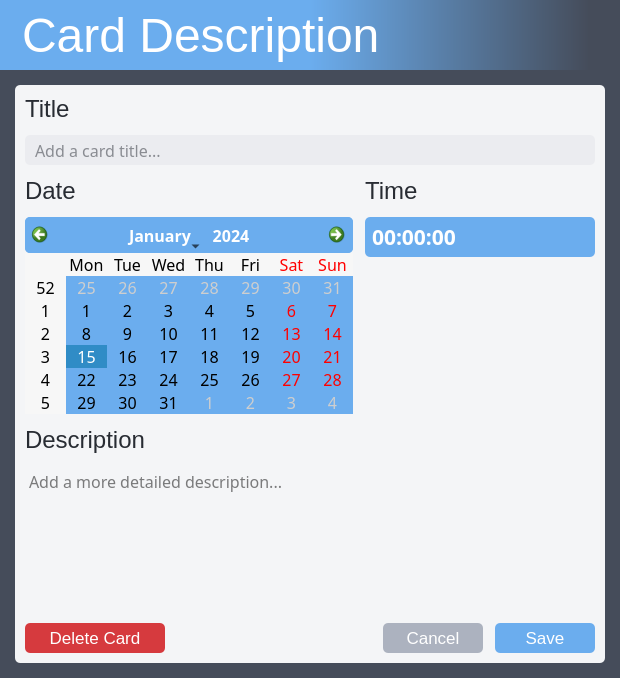
<?xml version="1.0" encoding="UTF-8"?>
<ui version="4.0">
 <class>CardWindow</class>
 <widget class="QMainWindow" name="CardWindow">
  <property name="geometry">
   <rect>
    <x>0</x>
    <y>0</y>
    <width>620</width>
    <height>678</height>
   </rect>
  </property>
  <property name="windowTitle">
   <string>Card Description</string>
  </property>
  <property name="windowIcon">
   <iconset>
    <normaloff>:/img/resources/img/icon.png</normaloff>:/img/resources/img/icon.png</iconset>
  </property>
  <property name="styleSheet">
   <string notr="true">background-color: #454c5a;</string>
  </property>
  <property name="iconSize">
   <size>
    <width>128</width>
    <height>128</height>
   </size>
  </property>
  <widget class="QWidget" name="centralwidget">
   <layout class="QVBoxLayout" name="verticalLayout_3">
    <property name="spacing">
     <number>0</number>
    </property>
    <property name="leftMargin">
     <number>0</number>
    </property>
    <property name="topMargin">
     <number>0</number>
    </property>
    <property name="rightMargin">
     <number>0</number>
    </property>
    <property name="bottomMargin">
     <number>0</number>
    </property>
    <item>
     <widget class="QLabel" name="label_card_desc">
      <property name="sizePolicy">
       <sizepolicy hsizetype="Preferred" vsizetype="Fixed">
        <horstretch>0</horstretch>
        <verstretch>0</verstretch>
       </sizepolicy>
      </property>
      <property name="minimumSize">
       <size>
        <width>0</width>
        <height>70</height>
       </size>
      </property>
      <property name="font">
       <font>
        <family>Arimo</family>
        <pointsize>36</pointsize>
       </font>
      </property>
      <property name="styleSheet">
       <string notr="true">background-color: qlineargradient(spread:pad, x1:0.5, y1:0.5, x2:0.95, y2:0.5, stop:0 rgba(107, 173, 238, 255), stop:1 rgba(69, 76, 90, 255));
color: #ffffff;
padding: 0 0 0 10px;</string>
      </property>
      <property name="text">
       <string>Card Description</string>
      </property>
      <property name="margin">
       <number>10</number>
      </property>
     </widget>
    </item>
    <item>
     <widget class="QWidget" name="widget" native="true">
      <layout class="QVBoxLayout" name="verticalLayout_7">
       <property name="leftMargin">
        <number>15</number>
       </property>
       <property name="topMargin">
        <number>15</number>
       </property>
       <property name="rightMargin">
        <number>15</number>
       </property>
       <property name="bottomMargin">
        <number>15</number>
       </property>
       <item>
        <widget class="QWidget" name="widget" native="true">
         <property name="styleSheet">
          <string notr="true">background-color: #f4f5f7;
border-radius: 5px;</string>
         </property>
         <layout class="QVBoxLayout" name="verticalLayout">
          <property name="spacing">
           <number>12</number>
          </property>
          <property name="leftMargin">
           <number>10</number>
          </property>
          <property name="topMargin">
           <number>10</number>
          </property>
          <property name="rightMargin">
           <number>10</number>
          </property>
          <property name="bottomMargin">
           <number>10</number>
          </property>
          <item>
           <widget class="QLabel" name="label_title">
            <property name="font">
             <font>
              <family>Arimo</family>
              <pointsize>18</pointsize>
              <bold>false</bold>
             </font>
            </property>
            <property name="styleSheet">
             <string notr="true">color: #282c33;</string>
            </property>
            <property name="text">
             <string>Title</string>
            </property>
            <property name="wordWrap">
             <bool>true</bool>
            </property>
           </widget>
          </item>
          <item>
           <widget class="QLineEdit" name="lineEdit_title">
            <property name="minimumSize">
             <size>
              <width>0</width>
              <height>30</height>
             </size>
            </property>
            <property name="font">
             <font>
              <family>Noto Sans</family>
              <pointsize>12</pointsize>
             </font>
            </property>
            <property name="styleSheet">
             <string notr="true">QLineEdit {
	background-color: #ebecf0;
	color: #282c33;
	border-radius: 5px;
	padding: 0 8px 0 8px
}

QLineEdit:focus {
	background-color: #ffffff;
	border-color: #6badee;
	border-width: 1.5px;
	border-style: solid;
	padding: 0 6px 0 6px
}

QTextEdit QMenu::item:selected {
	background-color: #6badee;
	color: #ffffff;
}
</string>
            </property>
            <property name="text">
             <string/>
            </property>
            <property name="readOnly">
             <bool>false</bool>
            </property>
            <property name="placeholderText">
             <string>Add a card title...</string>
            </property>
           </widget>
          </item>
          <item>
           <layout class="QHBoxLayout" name="horizontalLayout_2">
            <item>
             <layout class="QVBoxLayout" name="verticalLayout_4">
              <item>
               <widget class="QLabel" name="label_date">
                <property name="font">
                 <font>
                  <family>Arimo</family>
                  <pointsize>18</pointsize>
                  <bold>false</bold>
                 </font>
                </property>
                <property name="styleSheet">
                 <string notr="true">color: #282c33;</string>
                </property>
                <property name="text">
                 <string>Date</string>
                </property>
                <property name="wordWrap">
                 <bool>true</bool>
                </property>
               </widget>
              </item>
              <item>
               <widget class="QCalendarWidget" name="calendarWidget">
                <property name="font">
                 <font>
                  <family>Noto Sans</family>
                  <pointsize>12</pointsize>
                 </font>
                </property>
                <property name="cursor">
                 <cursorShape>PointingHandCursor</cursorShape>
                </property>
                <property name="focusPolicy">
                 <enum>Qt::TabFocus</enum>
                </property>
                <property name="styleSheet">
                 <string notr="true">QCalendarWidget QWidget {
	background-color: #6badee;
}

QCalendarWidget QAbstractItemView:!enabled {
	color: #cecece
}

QCalendarWidget QAbstractItemView:enabled {
	color: #000000
}

QCalendarWidget QToolButton {
	padding: 5px;
}

QCalendarWidget QMenu {
	background-color: #f5f5f5;
	border: none;
	padding: 2px;
	margin: 0px;
	font-size: 14px;
}

QCalendarWidget QMenu::item {
	padding: 5px;
}

QCalendarWidget QMenu::item:selected {
	background-color: #007bff;
	color: #ffffff;
}

QCalendarWidget QToolButton {
	icon-size: 18px;
}

QCalendarWidget QToolButton#qt_calendar_prevmonth {
	qproperty-icon: url(:/img/resources/img/left-arrow.png);
}

QCalendarWidget QToolButton#qt_calendar_nextmonth {
	qproperty-icon: url(:/img/resources/img/right-arrow.png);
}

QCalendarWidget QToolButton:pressed {
	background-color: #007bff;
}

QCalendarWidget QSpinBox {
	border: none;
	color: #000000;
}

QCalendarWidget QSpinBox::up-button,
QCalendarWidget QSpinBox::down-button {
	border-radius: 5px;
}

QCalendarWidget QSpinBox::up-arrow {
	image: url(:/img/resources/img/up-arrow.png);
	width: 10px;
	height: 10px
}

QCalendarWidget QSpinBox::down-arrow {
	image: url(:/img/resources/img/down-arrow.png);
	width: 10px;
	height: 10px
}

QCalendarWidget QSpinBox::up-arrow:pressed,
QCalendarWidget QSpinBox::down-arrow:pressed {
	width: 7px;
	height: 7px;
}
</string>
                </property>
                <property name="gridVisible">
                 <bool>false</bool>
                </property>
               </widget>
              </item>
             </layout>
            </item>
            <item>
             <layout class="QVBoxLayout" name="verticalLayout_2">
              <item>
               <widget class="QLabel" name="label_time">
                <property name="font">
                 <font>
                  <family>Arimo</family>
                  <pointsize>18</pointsize>
                  <bold>false</bold>
                 </font>
                </property>
                <property name="styleSheet">
                 <string notr="true">color: #282c33;</string>
                </property>
                <property name="text">
                 <string>Time</string>
                </property>
                <property name="wordWrap">
                 <bool>true</bool>
                </property>
               </widget>
              </item>
              <item>
               <widget class="QTimeEdit" name="timeEdit">
                <property name="minimumSize">
                 <size>
                  <width>0</width>
                  <height>40</height>
                 </size>
                </property>
                <property name="font">
                 <font>
                  <family>Noto Sans</family>
                  <pointsize>16</pointsize>
                  <bold>true</bold>
                 </font>
                </property>
                <property name="cursor">
                 <cursorShape>PointingHandCursor</cursorShape>
                </property>
                <property name="styleSheet">
                 <string notr="true">QTimeEdit {
	background-color: #6badee;
	color: #ffffff;
	border-radius: 5px;
	padding: 0 5px 0 5px
}

QTimeEdit:focus {
	border-color: #000000;
	border-width: 1.5px;
	border-style: solid;
	padding: 0 3px 0 3px
}

QTimeEdit::up-button,
QTimeEdit::down-button {
	border-radius: 5px;
}

QTimeEdit::up-arrow {
	image: url(:/img/resources/img/up-arrow.png);
	width: 15px;
	height: 15px
}

QTimeEdit::down-arrow {
	image: url(:/img/resources/img/down-arrow.png);
	width: 15px;
	height: 15px
}

QTimeEdit::up-arrow:pressed,
QTimeEdit::down-arrow:pressed {
	width: 12px;
	height: 12px;
}
</string>
                </property>
                <property name="timeSpec">
                 <enum>Qt::LocalTime</enum>
                </property>
               </widget>
              </item>
              <item>
               <spacer name="horizontalSpacer_2">
                <property name="orientation">
                 <enum>Qt::Horizontal</enum>
                </property>
                <property name="sizeHint" stdset="0">
                 <size>
                  <width>40</width>
                  <height>0</height>
                 </size>
                </property>
               </spacer>
              </item>
              <item>
               <spacer name="verticalSpacer">
                <property name="orientation">
                 <enum>Qt::Vertical</enum>
                </property>
                <property name="sizeHint" stdset="0">
                 <size>
                  <width>20</width>
                  <height>0</height>
                 </size>
                </property>
               </spacer>
              </item>
             </layout>
            </item>
           </layout>
          </item>
          <item>
           <widget class="QLabel" name="label_description">
            <property name="font">
             <font>
              <family>Arimo</family>
              <pointsize>18</pointsize>
              <bold>false</bold>
             </font>
            </property>
            <property name="styleSheet">
             <string notr="true">color: #282c33;</string>
            </property>
            <property name="text">
             <string>Description</string>
            </property>
            <property name="wordWrap">
             <bool>true</bool>
            </property>
           </widget>
          </item>
          <item>
           <widget class="QTextEdit" name="textEdit_description">
            <property name="font">
             <font>
              <family>Noto Sans</family>
              <pointsize>12</pointsize>
              <bold>false</bold>
             </font>
            </property>
            <property name="styleSheet">
             <string notr="true">QTextEdit {
	background-color: #ebecf0;
	color: #282c33;
	border-radius: 5px;
	padding: 4px 8px 4px 8px
}

QTextEdit:focus {
	background-color: #ffffff;
	border-color: #6badee;
	border-width: 1.5px;
	border-style: solid;
}

QScrollBar:vertical {
	width: 10px;
	margin: 0 0 0 0;
	background-color: #acb2bf
}

QTextEdit QMenu {
	background-color: #f5f5f5;
	border: none;
	padding: 5px;
	margin: 0px;
	font-size: 14px;
}

QTextEdit QMenu::item {
	padding: 5px;
}

QTextEdit QMenu::item:selected {
	background-color: {modify_hex_color(self.color)};
	color: #ffffff;
}</string>
            </property>
            <property name="frameShape">
             <enum>QFrame::NoFrame</enum>
            </property>
            <property name="tabChangesFocus">
             <bool>false</bool>
            </property>
            <property name="html">
             <string>&lt;!DOCTYPE HTML PUBLIC &quot;-//W3C//DTD HTML 4.0//EN&quot; &quot;http://www.w3.org/TR/REC-html40/strict.dtd&quot;&gt;
&lt;html&gt;&lt;head&gt;&lt;meta name=&quot;qrichtext&quot; content=&quot;1&quot; /&gt;&lt;meta charset=&quot;utf-8&quot; /&gt;&lt;style type=&quot;text/css&quot;&gt;
p, li { white-space: pre-wrap; }
hr { height: 1px; border-width: 0; }
li.unchecked::marker { content: &quot;\2610&quot;; }
li.checked::marker { content: &quot;\2612&quot;; }
&lt;/style&gt;&lt;/head&gt;&lt;body style=&quot; font-family:'Noto Sans'; font-size:12pt; font-weight:400; font-style:normal;&quot;&gt;
&lt;p style=&quot;-qt-paragraph-type:empty; margin-top:0px; margin-bottom:0px; margin-left:0px; margin-right:0px; -qt-block-indent:0; text-indent:0px; font-family:'Torus Pro';&quot;&gt;&lt;br /&gt;&lt;/p&gt;&lt;/body&gt;&lt;/html&gt;</string>
            </property>
            <property name="tabStopDistance">
             <double>20.000000000000000</double>
            </property>
            <property name="acceptRichText">
             <bool>false</bool>
            </property>
            <property name="textInteractionFlags">
             <set>Qt::LinksAccessibleByKeyboard|Qt::LinksAccessibleByMouse|Qt::TextBrowserInteraction|Qt::TextEditable|Qt::TextEditorInteraction|Qt::TextSelectableByKeyboard|Qt::TextSelectableByMouse</set>
            </property>
            <property name="placeholderText">
             <string>Add a more detailed description...</string>
            </property>
           </widget>
          </item>
          <item>
           <layout class="QHBoxLayout" name="horizontalLayout">
            <item>
             <widget class="QPushButton" name="btn_delete">
              <property name="sizePolicy">
               <sizepolicy hsizetype="Fixed" vsizetype="Fixed">
                <horstretch>0</horstretch>
                <verstretch>0</verstretch>
               </sizepolicy>
              </property>
              <property name="minimumSize">
               <size>
                <width>140</width>
                <height>30</height>
               </size>
              </property>
              <property name="font">
               <font>
                <family>Arimo</family>
                <pointsize>13</pointsize>
               </font>
              </property>
              <property name="cursor">
               <cursorShape>PointingHandCursor</cursorShape>
              </property>
              <property name="focusPolicy">
               <enum>Qt::TabFocus</enum>
              </property>
              <property name="styleSheet">
               <string notr="true">QPushButton {
	background-color: #d63a3e;
	color: #ffffff;
	border-radius: 5px
}

QPushButton:hover {
	background-color: #9e2a2a;
}

QPushButton:focus {
	border-color: #000000;
	border-width: 1.5px;
	border-style: solid;
}
</string>
              </property>
              <property name="text">
               <string>Delete Card</string>
              </property>
             </widget>
            </item>
            <item>
             <spacer name="horizontalSpacer">
              <property name="orientation">
               <enum>Qt::Horizontal</enum>
              </property>
              <property name="sizeHint" stdset="0">
               <size>
                <width>0</width>
                <height>0</height>
               </size>
              </property>
             </spacer>
            </item>
            <item>
             <widget class="QPushButton" name="btn_cancel">
              <property name="sizePolicy">
               <sizepolicy hsizetype="Fixed" vsizetype="Fixed">
                <horstretch>0</horstretch>
                <verstretch>0</verstretch>
               </sizepolicy>
              </property>
              <property name="minimumSize">
               <size>
                <width>100</width>
                <height>30</height>
               </size>
              </property>
              <property name="font">
               <font>
                <family>Arimo</family>
                <pointsize>13</pointsize>
               </font>
              </property>
              <property name="cursor">
               <cursorShape>PointingHandCursor</cursorShape>
              </property>
              <property name="focusPolicy">
               <enum>Qt::TabFocus</enum>
              </property>
              <property name="styleSheet">
               <string notr="true">QPushButton {
	background-color: #acb2bf;
	color: #ffffff;
	border-radius: 5px
}

QPushButton:hover {
	background-color: #7e828c;
}

QPushButton:focus {
	border-color: #000000;
	border-width: 1.5px;
	border-style: solid;
}
</string>
              </property>
              <property name="text">
               <string>Cancel</string>
              </property>
             </widget>
            </item>
            <item>
             <widget class="QPushButton" name="btn_save">
              <property name="sizePolicy">
               <sizepolicy hsizetype="Fixed" vsizetype="Fixed">
                <horstretch>0</horstretch>
                <verstretch>0</verstretch>
               </sizepolicy>
              </property>
              <property name="minimumSize">
               <size>
                <width>100</width>
                <height>30</height>
               </size>
              </property>
              <property name="font">
               <font>
                <family>Arimo</family>
                <pointsize>13</pointsize>
               </font>
              </property>
              <property name="cursor">
               <cursorShape>PointingHandCursor</cursorShape>
              </property>
              <property name="focusPolicy">
               <enum>Qt::TabFocus</enum>
              </property>
              <property name="styleSheet">
               <string notr="true">QPushButton {
	background-color: #6badee;
	color: #ffffff;
	border-radius: 5px
}

QPushButton:hover {
	background-color: #5487bb;
}

QPushButton:focus {
	border-color: #000000;
	border-width: 1.5px;
	border-style: solid;
}
</string>
              </property>
              <property name="text">
               <string>Save</string>
              </property>
             </widget>
            </item>
           </layout>
          </item>
         </layout>
        </widget>
       </item>
      </layout>
     </widget>
    </item>
   </layout>
  </widget>
 </widget>
 <tabstops>
  <tabstop>lineEdit_title</tabstop>
  <tabstop>calendarWidget</tabstop>
  <tabstop>timeEdit</tabstop>
  <tabstop>textEdit_description</tabstop>
  <tabstop>btn_delete</tabstop>
  <tabstop>btn_cancel</tabstop>
  <tabstop>btn_save</tabstop>
 </tabstops>
 <resources/>
 <connections/>
</ui>
